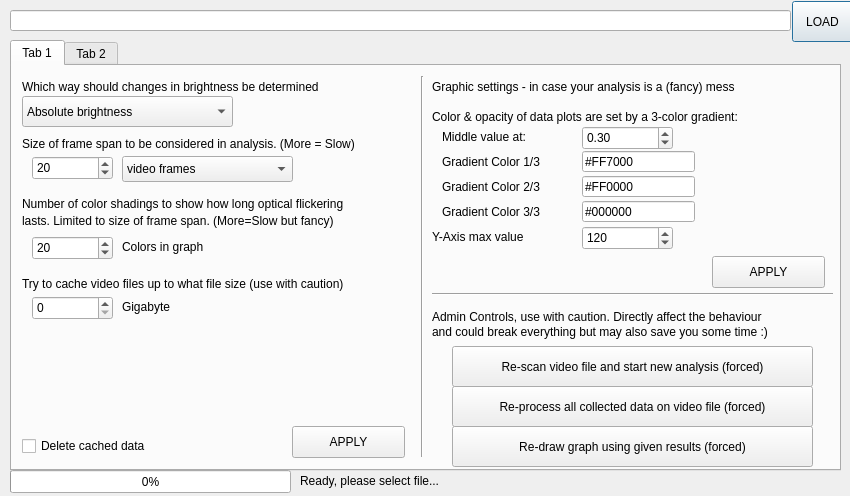
<?xml version="1.0" encoding="UTF-8"?>
<ui version="4.0">
 <class>MainWindow</class>
 <widget class="QDialog" name="MainWindow">
  <property name="geometry">
   <rect>
    <x>0</x>
    <y>0</y>
    <width>850</width>
    <height>496</height>
   </rect>
  </property>
  <property name="windowTitle">
   <string>Dialog</string>
  </property>
  <widget class="QLineEdit" name="lineEdit_filePath">
   <property name="geometry">
    <rect>
     <x>10</x>
     <y>10</y>
     <width>781</width>
     <height>21</height>
    </rect>
   </property>
   <property name="dragEnabled">
    <bool>true</bool>
   </property>
  </widget>
  <widget class="QTabWidget" name="tabWidget">
   <property name="geometry">
    <rect>
     <x>10</x>
     <y>40</y>
     <width>831</width>
     <height>431</height>
    </rect>
   </property>
   <property name="currentIndex">
    <number>0</number>
   </property>
   <widget class="QWidget" name="tab">
    <attribute name="title">
     <string>Tab 1</string>
    </attribute>
    <widget class="QComboBox" name="comboBox_brightness">
     <property name="geometry">
      <rect>
       <x>10</x>
       <y>30</y>
       <width>211</width>
       <height>31</height>
      </rect>
     </property>
     <property name="currentText">
      <string>Absolute brightness</string>
     </property>
     <item>
      <property name="text">
       <string>Absolute brightness</string>
      </property>
     </item>
     <item>
      <property name="text">
       <string>Perceived brightness</string>
      </property>
     </item>
     <item>
      <property name="text">
       <string>R,G,B as separate channels</string>
      </property>
     </item>
    </widget>
    <widget class="QLabel" name="label_2">
     <property name="geometry">
      <rect>
       <x>10</x>
       <y>10</y>
       <width>391</width>
       <height>21</height>
      </rect>
     </property>
     <property name="text">
      <string>Which way should changes in brightness be determined</string>
     </property>
     <property name="scaledContents">
      <bool>true</bool>
     </property>
    </widget>
    <widget class="Line" name="line">
     <property name="geometry">
      <rect>
       <x>400</x>
       <y>10</y>
       <width>20</width>
       <height>381</height>
      </rect>
     </property>
     <property name="orientation">
      <enum>Qt::Vertical</enum>
     </property>
    </widget>
    <widget class="QLabel" name="label_3">
     <property name="geometry">
      <rect>
       <x>10</x>
       <y>70</y>
       <width>391</width>
       <height>16</height>
      </rect>
     </property>
     <property name="text">
      <string>Size of frame span to be considered in analysis. (More = Slow)</string>
     </property>
    </widget>
    <widget class="QComboBox" name="comboBox_format">
     <property name="geometry">
      <rect>
       <x>110</x>
       <y>90</y>
       <width>171</width>
       <height>26</height>
      </rect>
     </property>
     <item>
      <property name="text">
       <string>video frames</string>
      </property>
     </item>
     <item>
      <property name="text">
       <string>milliseconds (s/1000)</string>
      </property>
     </item>
    </widget>
    <widget class="QSpinBox" name="spinBox_frameSpan">
     <property name="geometry">
      <rect>
       <x>20</x>
       <y>90</y>
       <width>81</width>
       <height>24</height>
      </rect>
     </property>
     <property name="minimum">
      <number>2</number>
     </property>
     <property name="maximum">
      <number>999999999</number>
     </property>
     <property name="value">
      <number>20</number>
     </property>
    </widget>
    <widget class="QPushButton" name="button_applySettings">
     <property name="geometry">
      <rect>
       <x>280</x>
       <y>360</y>
       <width>113</width>
       <height>32</height>
      </rect>
     </property>
     <property name="toolTip">
      <string>Apply changes and process videofile with new settings</string>
     </property>
     <property name="text">
      <string>APPLY</string>
     </property>
    </widget>
    <widget class="QCheckBox" name="checkBox_isResetForced">
     <property name="geometry">
      <rect>
       <x>10</x>
       <y>370</y>
       <width>151</width>
       <height>20</height>
      </rect>
     </property>
     <property name="toolTip">
      <string>Will remove any cached data such as brightness information on each frame and scan the videofile again instead of reusing the information</string>
     </property>
     <property name="text">
      <string>Delete cached data</string>
     </property>
    </widget>
    <widget class="QLabel" name="label_4">
     <property name="geometry">
      <rect>
       <x>10</x>
       <y>210</y>
       <width>391</width>
       <height>16</height>
      </rect>
     </property>
     <property name="text">
      <string>Try to cache video files up to what file size (use with caution)</string>
     </property>
    </widget>
    <widget class="QSpinBox" name="spinBox_filesize">
     <property name="geometry">
      <rect>
       <x>20</x>
       <y>230</y>
       <width>81</width>
       <height>24</height>
      </rect>
     </property>
     <property name="minimum">
      <number>0</number>
     </property>
     <property name="maximum">
      <number>200</number>
     </property>
     <property name="singleStep">
      <number>1</number>
     </property>
     <property name="value">
      <number>0</number>
     </property>
    </widget>
    <widget class="QLabel" name="label_5">
     <property name="geometry">
      <rect>
       <x>110</x>
       <y>230</y>
       <width>121</width>
       <height>21</height>
      </rect>
     </property>
     <property name="text">
      <string>Gigabyte</string>
     </property>
    </widget>
    <widget class="QLabel" name="label_6">
     <property name="geometry">
      <rect>
       <x>10</x>
       <y>145</y>
       <width>391</width>
       <height>20</height>
      </rect>
     </property>
     <property name="text">
      <string>lasts. Limited to size of frame span. (More=Slow but fancy)</string>
     </property>
    </widget>
    <widget class="QSpinBox" name="spinBox_plotMaxColors">
     <property name="geometry">
      <rect>
       <x>20</x>
       <y>170</y>
       <width>81</width>
       <height>24</height>
      </rect>
     </property>
     <property name="minimum">
      <number>3</number>
     </property>
     <property name="maximum">
      <number>200</number>
     </property>
     <property name="singleStep">
      <number>1</number>
     </property>
     <property name="value">
      <number>20</number>
     </property>
    </widget>
    <widget class="QLabel" name="label_7">
     <property name="geometry">
      <rect>
       <x>10</x>
       <y>130</y>
       <width>391</width>
       <height>16</height>
      </rect>
     </property>
     <property name="text">
      <string>Number of color shadings to show how long optical flickering</string>
     </property>
    </widget>
    <widget class="QLabel" name="label_8">
     <property name="geometry">
      <rect>
       <x>110</x>
       <y>170</y>
       <width>121</width>
       <height>21</height>
      </rect>
     </property>
     <property name="text">
      <string>Colors in graph</string>
     </property>
    </widget>
    <widget class="QSpinBox" name="spinBox_yLim">
     <property name="geometry">
      <rect>
       <x>570</x>
       <y>160</y>
       <width>91</width>
       <height>24</height>
      </rect>
     </property>
     <property name="minimum">
      <number>1</number>
     </property>
     <property name="maximum">
      <number>10000</number>
     </property>
     <property name="singleStep">
      <number>10</number>
     </property>
     <property name="value">
      <number>120</number>
     </property>
    </widget>
    <widget class="QLabel" name="label_9">
     <property name="geometry">
      <rect>
       <x>420</x>
       <y>10</y>
       <width>391</width>
       <height>21</height>
      </rect>
     </property>
     <property name="text">
      <string>Graphic settings - in case your analysis is a (fancy) mess</string>
     </property>
    </widget>
    <widget class="QLabel" name="label_10">
     <property name="geometry">
      <rect>
       <x>430</x>
       <y>60</y>
       <width>131</width>
       <height>21</height>
      </rect>
     </property>
     <property name="text">
      <string>Middle value at:</string>
     </property>
    </widget>
    <widget class="QDoubleSpinBox" name="doubleSpinBox_colorBorderValue">
     <property name="geometry">
      <rect>
       <x>570</x>
       <y>60</y>
       <width>91</width>
       <height>24</height>
      </rect>
     </property>
     <property name="minimum">
      <double>0.010000000000000</double>
     </property>
     <property name="maximum">
      <double>0.990000000000000</double>
     </property>
     <property name="singleStep">
      <double>0.100000000000000</double>
     </property>
     <property name="value">
      <double>0.300000000000000</double>
     </property>
    </widget>
    <widget class="QPushButton" name="button_applyGraphics">
     <property name="geometry">
      <rect>
       <x>700</x>
       <y>190</y>
       <width>113</width>
       <height>32</height>
      </rect>
     </property>
     <property name="toolTip">
      <string>Apply changes and process videofile with new settings</string>
     </property>
     <property name="text">
      <string>APPLY</string>
     </property>
    </widget>
    <widget class="QLabel" name="label_11">
     <property name="geometry">
      <rect>
       <x>420</x>
       <y>160</y>
       <width>141</width>
       <height>21</height>
      </rect>
     </property>
     <property name="text">
      <string>Y-Axis max value</string>
     </property>
    </widget>
    <widget class="Line" name="line_3">
     <property name="geometry">
      <rect>
       <x>420</x>
       <y>220</y>
       <width>401</width>
       <height>16</height>
      </rect>
     </property>
     <property name="orientation">
      <enum>Qt::Horizontal</enum>
     </property>
    </widget>
    <widget class="QPushButton" name="button_processFile">
     <property name="geometry">
      <rect>
       <x>440</x>
       <y>280</y>
       <width>361</width>
       <height>41</height>
      </rect>
     </property>
     <property name="toolTip">
      <string>Apply changes and process videofile with new settings</string>
     </property>
     <property name="text">
      <string>Re-scan video file and start new analysis (forced)</string>
     </property>
    </widget>
    <widget class="QPushButton" name="button_processData">
     <property name="geometry">
      <rect>
       <x>440</x>
       <y>320</y>
       <width>361</width>
       <height>41</height>
      </rect>
     </property>
     <property name="toolTip">
      <string>Apply changes and process videofile with new settings</string>
     </property>
     <property name="text">
      <string>Re-process all collected data on video file (forced)</string>
     </property>
    </widget>
    <widget class="QPushButton" name="button_drawGraph">
     <property name="geometry">
      <rect>
       <x>440</x>
       <y>360</y>
       <width>361</width>
       <height>41</height>
      </rect>
     </property>
     <property name="toolTip">
      <string>Apply changes and process videofile with new settings</string>
     </property>
     <property name="text">
      <string>Re-draw graph using given results (forced)</string>
     </property>
    </widget>
    <widget class="QLabel" name="label_12">
     <property name="geometry">
      <rect>
       <x>420</x>
       <y>240</y>
       <width>391</width>
       <height>21</height>
      </rect>
     </property>
     <property name="text">
      <string>Admin Controls, use with caution. Directly affect the behaviour</string>
     </property>
    </widget>
    <widget class="QLabel" name="label_13">
     <property name="geometry">
      <rect>
       <x>420</x>
       <y>255</y>
       <width>391</width>
       <height>21</height>
      </rect>
     </property>
     <property name="text">
      <string>and could break everything but may also save you some time :)</string>
     </property>
    </widget>
    <widget class="QLineEdit" name="lineEdit_color1">
     <property name="geometry">
      <rect>
       <x>570</x>
       <y>85</y>
       <width>113</width>
       <height>21</height>
      </rect>
     </property>
     <property name="text">
      <string>#FF7000</string>
     </property>
    </widget>
    <widget class="QLabel" name="label_14">
     <property name="geometry">
      <rect>
       <x>430</x>
       <y>85</y>
       <width>131</width>
       <height>21</height>
      </rect>
     </property>
     <property name="text">
      <string>Gradient Color 1/3</string>
     </property>
    </widget>
    <widget class="QLabel" name="label_15">
     <property name="geometry">
      <rect>
       <x>430</x>
       <y>110</y>
       <width>131</width>
       <height>21</height>
      </rect>
     </property>
     <property name="text">
      <string>Gradient Color 2/3</string>
     </property>
    </widget>
    <widget class="QLabel" name="label_16">
     <property name="geometry">
      <rect>
       <x>430</x>
       <y>135</y>
       <width>131</width>
       <height>21</height>
      </rect>
     </property>
     <property name="text">
      <string>Gradient Color 3/3</string>
     </property>
    </widget>
    <widget class="QLineEdit" name="lineEdit_color2">
     <property name="geometry">
      <rect>
       <x>570</x>
       <y>110</y>
       <width>113</width>
       <height>21</height>
      </rect>
     </property>
     <property name="text">
      <string>#FF0000</string>
     </property>
    </widget>
    <widget class="QLineEdit" name="lineEdit_color3">
     <property name="geometry">
      <rect>
       <x>570</x>
       <y>135</y>
       <width>113</width>
       <height>21</height>
      </rect>
     </property>
     <property name="text">
      <string>#000000</string>
     </property>
    </widget>
    <widget class="QLabel" name="label_17">
     <property name="geometry">
      <rect>
       <x>420</x>
       <y>40</y>
       <width>391</width>
       <height>21</height>
      </rect>
     </property>
     <property name="text">
      <string>Color &amp; opacity of data plots are set by a 3-color gradient:</string>
     </property>
    </widget>
   </widget>
   <widget class="QWidget" name="tab_2">
    <attribute name="title">
     <string>Tab 2</string>
    </attribute>
    <widget class="QSlider" name="horizontalSlider">
     <property name="geometry">
      <rect>
       <x>10</x>
       <y>200</y>
       <width>361</width>
       <height>20</height>
      </rect>
     </property>
     <property name="orientation">
      <enum>Qt::Horizontal</enum>
     </property>
    </widget>
    <widget class="QLabel" name="label">
     <property name="geometry">
      <rect>
       <x>20</x>
       <y>10</y>
       <width>341</width>
       <height>181</height>
      </rect>
     </property>
     <property name="text">
      <string>TextLabel</string>
     </property>
    </widget>
    <widget class="Line" name="line_2">
     <property name="geometry">
      <rect>
       <x>400</x>
       <y>10</y>
       <width>20</width>
       <height>381</height>
      </rect>
     </property>
     <property name="orientation">
      <enum>Qt::Vertical</enum>
     </property>
    </widget>
    <widget class="QTextBrowser" name="textBrowser">
     <property name="geometry">
      <rect>
       <x>420</x>
       <y>10</y>
       <width>401</width>
       <height>381</height>
      </rect>
     </property>
    </widget>
   </widget>
  </widget>
  <widget class="QProgressBar" name="progressBar">
   <property name="geometry">
    <rect>
     <x>10</x>
     <y>470</y>
     <width>281</width>
     <height>23</height>
    </rect>
   </property>
   <property name="value">
    <number>0</number>
   </property>
  </widget>
  <widget class="QLabel" name="label_progress">
   <property name="geometry">
    <rect>
     <x>300</x>
     <y>470</y>
     <width>541</width>
     <height>21</height>
    </rect>
   </property>
   <property name="text">
    <string>Ready, please select file...</string>
   </property>
  </widget>
  <widget class="QPushButton" name="button_load">
   <property name="geometry">
    <rect>
     <x>792</x>
     <y>1</y>
     <width>61</width>
     <height>41</height>
    </rect>
   </property>
   <property name="toolTip">
    <string>Apply changes and process videofile with new settings</string>
   </property>
   <property name="text">
    <string>LOAD</string>
   </property>
   <property name="default">
    <bool>true</bool>
   </property>
  </widget>
 </widget>
 <resources>
  <include location="../../../shutterstock_695907658_klein.qrc"/>
 </resources>
 <connections/>
</ui>
